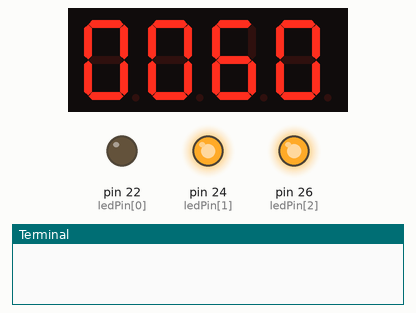
This program was run on a simulated Raspberry Pi (header pin numbers). On the bench: 4-digit seven-segment display, output pins drawn as LEDs (lit = HIGH), the last lines printed to the terminal. Threads take turns every 2 ms; pins used as bus, display or sensor lines are not drawn.

Above: at 0.4 s.
At 5.1 s:
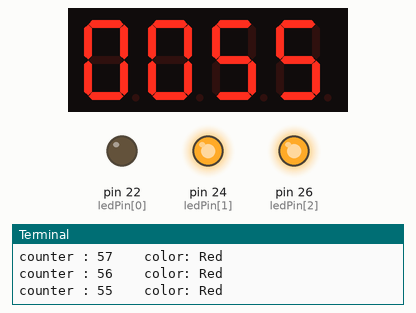
At 9.1 s:
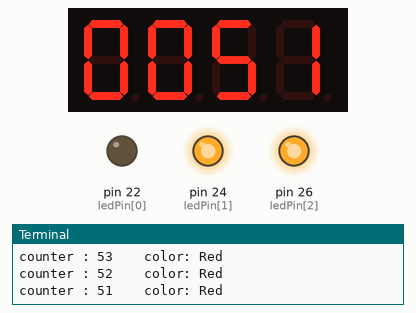
At 20.1 s:
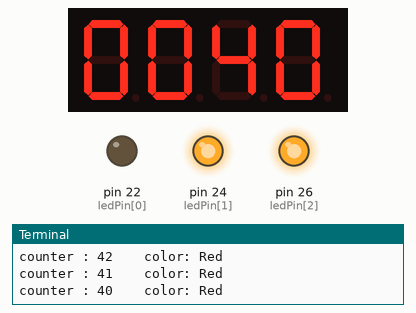
Timing chart, 0 to 21.6 s (numbered marks = the images above):
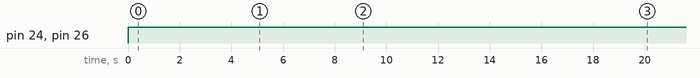

Measured:
- by itself, pin 24 (ledPin[1]), pin 26 (ledPin[2]): LOW → HIGH at 0.01 s
- what the display in image 0 shows lasts 0.8 s, from 0.3 s to 1.1 s
- what the display in image 1 shows lasts 1.1 s, from 5.0 s to 6.1 s

The program:

3.1.2_TrafficLight.py
```python
#!/usr/bin/env python3

import RPi.GPIO as GPIO
import time
import threading

#define the pins connect to 74HC595
SDI   = 18      #serial data input(DS)
RCLK  = 16      #memory clock input(STCP)
SRCLK = 12       #shift register clock input(SHCP)
number = (0xc0,0xf9,0xa4,0xb0,0x99,0x92,0x82,0xf8,0x80,0x90)

placePin = (11,13,15,19)
ledPin =(22,24,26)

greenLight = 30
yellowLight = 5
redLight = 60
lightColor=("Red","Green","Yellow")

colorState=0
counter = 60
t = 0


def setup():
    GPIO.setmode(GPIO.BOARD)
    GPIO.setup(SDI, GPIO.OUT)
    GPIO.setup(RCLK, GPIO.OUT)
    GPIO.setup(SRCLK, GPIO.OUT)
    for pin in placePin:
        GPIO.setup(pin,GPIO.OUT)
    for pin in ledPin:
        GPIO.setup(pin,GPIO.OUT)


def hc595_shift(dat):
	for bit in range(0, 8):
		GPIO.output(SDI, 0x80 & (dat << bit))
		GPIO.output(SRCLK, GPIO.HIGH)
		GPIO.output(SRCLK, GPIO.LOW)
	GPIO.output(RCLK, GPIO.HIGH)
	GPIO.output(RCLK, GPIO.LOW)

def selectPlace(digit):
    GPIO.output(placePin[0],GPIO.LOW if (digit&0x08) else GPIO.HIGH)
    GPIO.output(placePin[1],GPIO.LOW if (digit&0x04) else GPIO.HIGH)
    GPIO.output(placePin[2],GPIO.LOW if (digit&0x02) else GPIO.HIGH)
    GPIO.output(placePin[3],GPIO.LOW if (digit&0x01) else GPIO.HIGH)

def display(num):
    hc595_shift(0xff)
    selectPlace(0x01)
    hc595_shift(number[num%10])
    time.sleep(0.003)
    hc595_shift(0xff)
    selectPlace(0x02)
    hc595_shift(number[num%100//10])
    time.sleep(0.003)
    hc595_shift(0xff)
    selectPlace(0x04)
    hc595_shift(number[num%1000//100])
    time.sleep(0.003)
    hc595_shift(0xff)
    selectPlace(0x08)
    hc595_shift(number[num%10000//1000])
    time.sleep(0.003)

def timer():        #timer function
    global counter
    global colorState
    global t
    t = threading.Timer(1.0,timer)
    t.start()
    counter-=1
    if (counter is 0):
        if(colorState is 0):
            counter= greenLight
        if(colorState is 1):
            counter=yellowLight
        if (colorState is 2):
            counter=redLight
        colorState=(colorState+1)%3
    print ("counter : %d    color: %s "%(counter,lightColor[colorState]))

def lightup(state):
    for i in range(0,3):
        GPIO.output(ledPin[i], GPIO.HIGH)
    GPIO.output(ledPin[state], GPIO.LOW)

def loop():
    global t
    global counter
    global colorState
    t = threading.Timer(1.0,timer)
    t.start()
    while True:
        display(counter)
        lightup(colorState)

def destroy():   # When "Ctrl+C" is pressed, the function is executed.
    global t
    GPIO.cleanup()
    t.cancel()      #cancel the timer

if __name__ == '__main__': # Program starting from here
    setup()
    try:
        loop()
    except KeyboardInterrupt:
        destroy()
```
